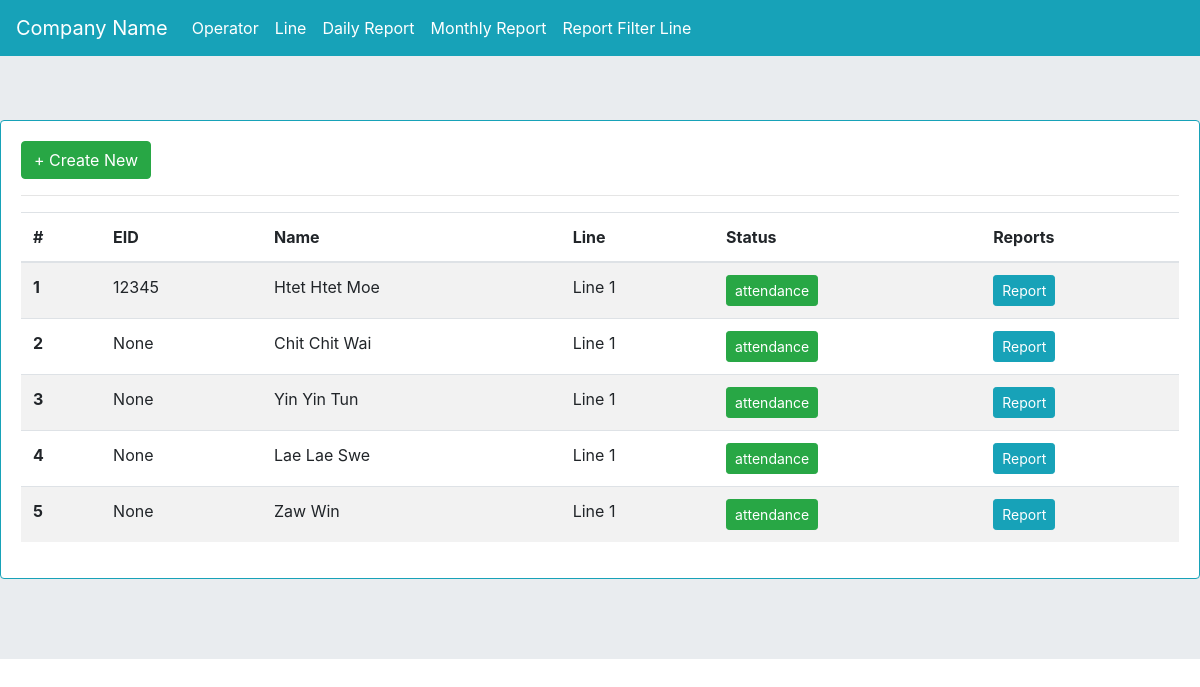
/operatoratt/1/, run on an earlier commit of the app's database.
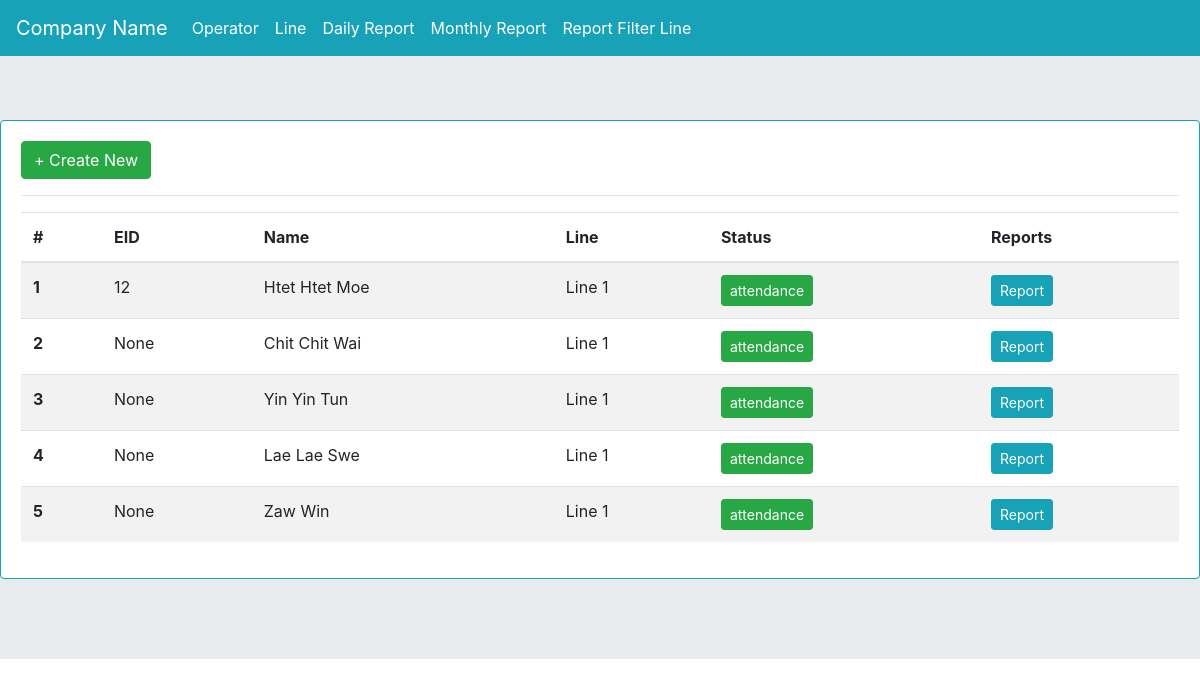
And on a later commit of the database.
### myapp/models.py (models this page shows, shortened)
class operator(models.Model):
    name = models.CharField(max_length=255)
    line = models.ForeignKey(line, on_delete=models.CASCADE)
    employee_code = models.CharField(max_length=255, blank=True, null=True)
    burmese = models.CharField(max_length=255, blank=True, null=True)
    role = models.CharField(max_length=255, blank=True, null=True)
    daily_target = models.PositiveIntegerField(default=0)
    status = models.BooleanField(default=False)

class line(models.Model):
    line_name = models.CharField(max_length=255)
    target = models.PositiveIntegerField(default=0)
    def __str__(self):
        return self.line_name

### myapp/views.py (the view)
# urls.py: path('operatoratt/<int:id>/', views.operatoratt, name='operatoratt'),
def operatoratt(request,id):
    op = operator.objects.filter(line=id)
    context = {'op':op}
    return render(request, 'operatoratt.html', context)

### templates/operatoratt.html (shortened to what this page needs)
{% extends 'base.html' %}
{% block content %}
<div class="card border-info mb-3">
  <div class="card-body">
<button type="button" class="btn btn-success" data-toggle="modal" data-target="#createNewInv">
  + Create New
</button>
<hr>
<table class="table table-striped" id="optattend">
  <thead>
    <tr>
      <th scope="col">#</th>
      <th scope="col">EID</th>
      <th scope="col">Name</th>
      <th scope="col">Line</th>
      <th scope="col">Status</th>
      <th>Reports</th>
    </tr>
  </thead>
  <tbody>
  	{% for i in op %}
    <tr class="opattr">
      <th>{{forloop.counter}}</th>
      <td>{{i.employee_code}}</td>
      <td>{{i.name}}</td>
      <td>{{i.line}}</td>
      <td>
      	<button type="button" class="btn btn-sm btn-success optattbtn">attendance</button>
      </td>
      <td>
        <a href="{% url 'myapp:reportbyoperator' i.id %}" class="btn btn-sm btn-info">Report</a>
      </td>
    </tr>
    {% endfor %}
  </tbody>
</table>
  </div>
</div>
{% endblock content %}

What changed in the data, as far as the page shows it:
changed operator "Htet Htet Moe": employee_code "12345" → "12"
